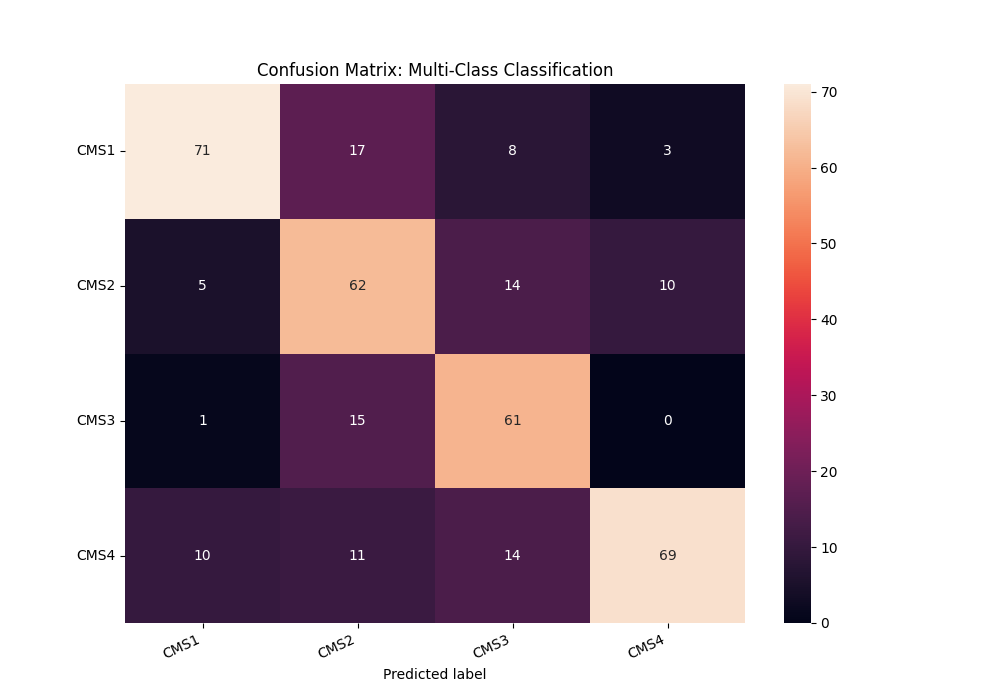
#> input picture Confusion Matrix.png, 1000 x 700 px; its folder holds only this picture in this run
$ python -i equalization.py   (imports and definitions only)
#> lines starting #> are read from the running program, lines starting #| are printed output that depends on the picture
#> further down, picture is the input picture: shape (700, 1000, 3); mean B, G, R 170.7, 160.9, 177.3
import os
import pandas as pd
import numpy as np
import cv2
import shutil


path = 'E:/GE/Image-based consensus molecular subtype/test/CMS4tiles/'


# [1 line that did not run here, left out]

def histogram_equalization(img):
    img2 = cv2.cvtColor(img, cv2.COLOR_BGR2YCrCb)
#> img2: shape (700, 1000, 3); mean of channels 0, 1, 2 167, 135.4, 130.1
    img2[:, :, 0] = cv2.equalizeHist(img2[:, :, 0])
#> img2: shape (700, 1000, 3); mean of channels 0, 1, 2 160.8, 135.4, 130.1
    img3 = cv2.cvtColor(img2, cv2.COLOR_YCrCb2BGR)
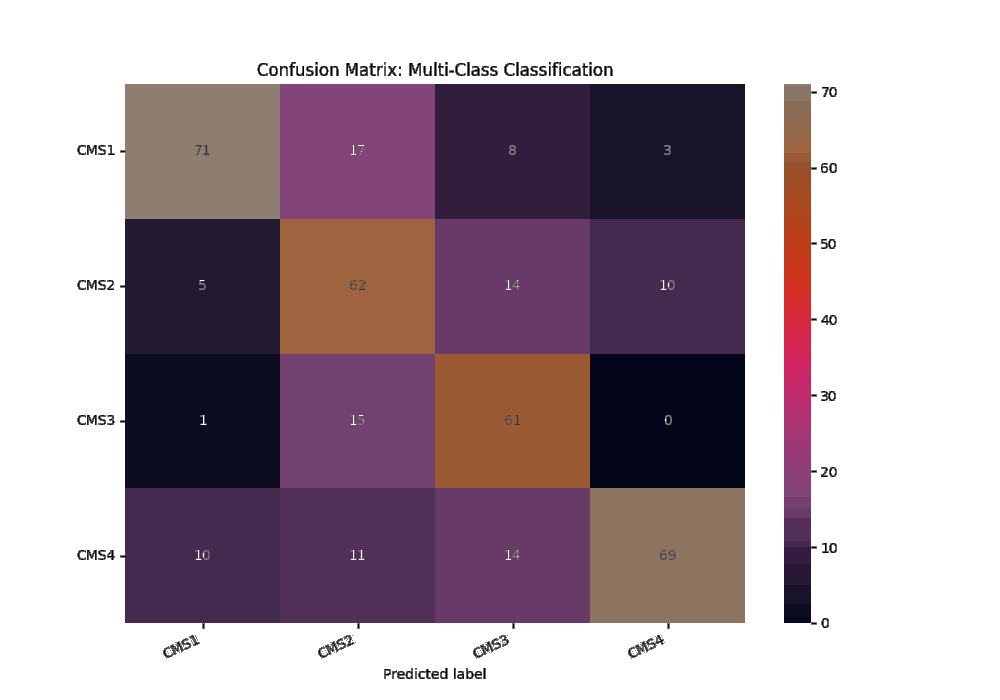
#> img3: shape (700, 1000, 3); mean B, G, R 164.6, 154.8, 171.2
    return img3


# [5 lines not run here, left out]

>>> import cv2
>>> picture = cv2.imread('Confusion Matrix.png')
>>> result = histogram_equalization(picture)
